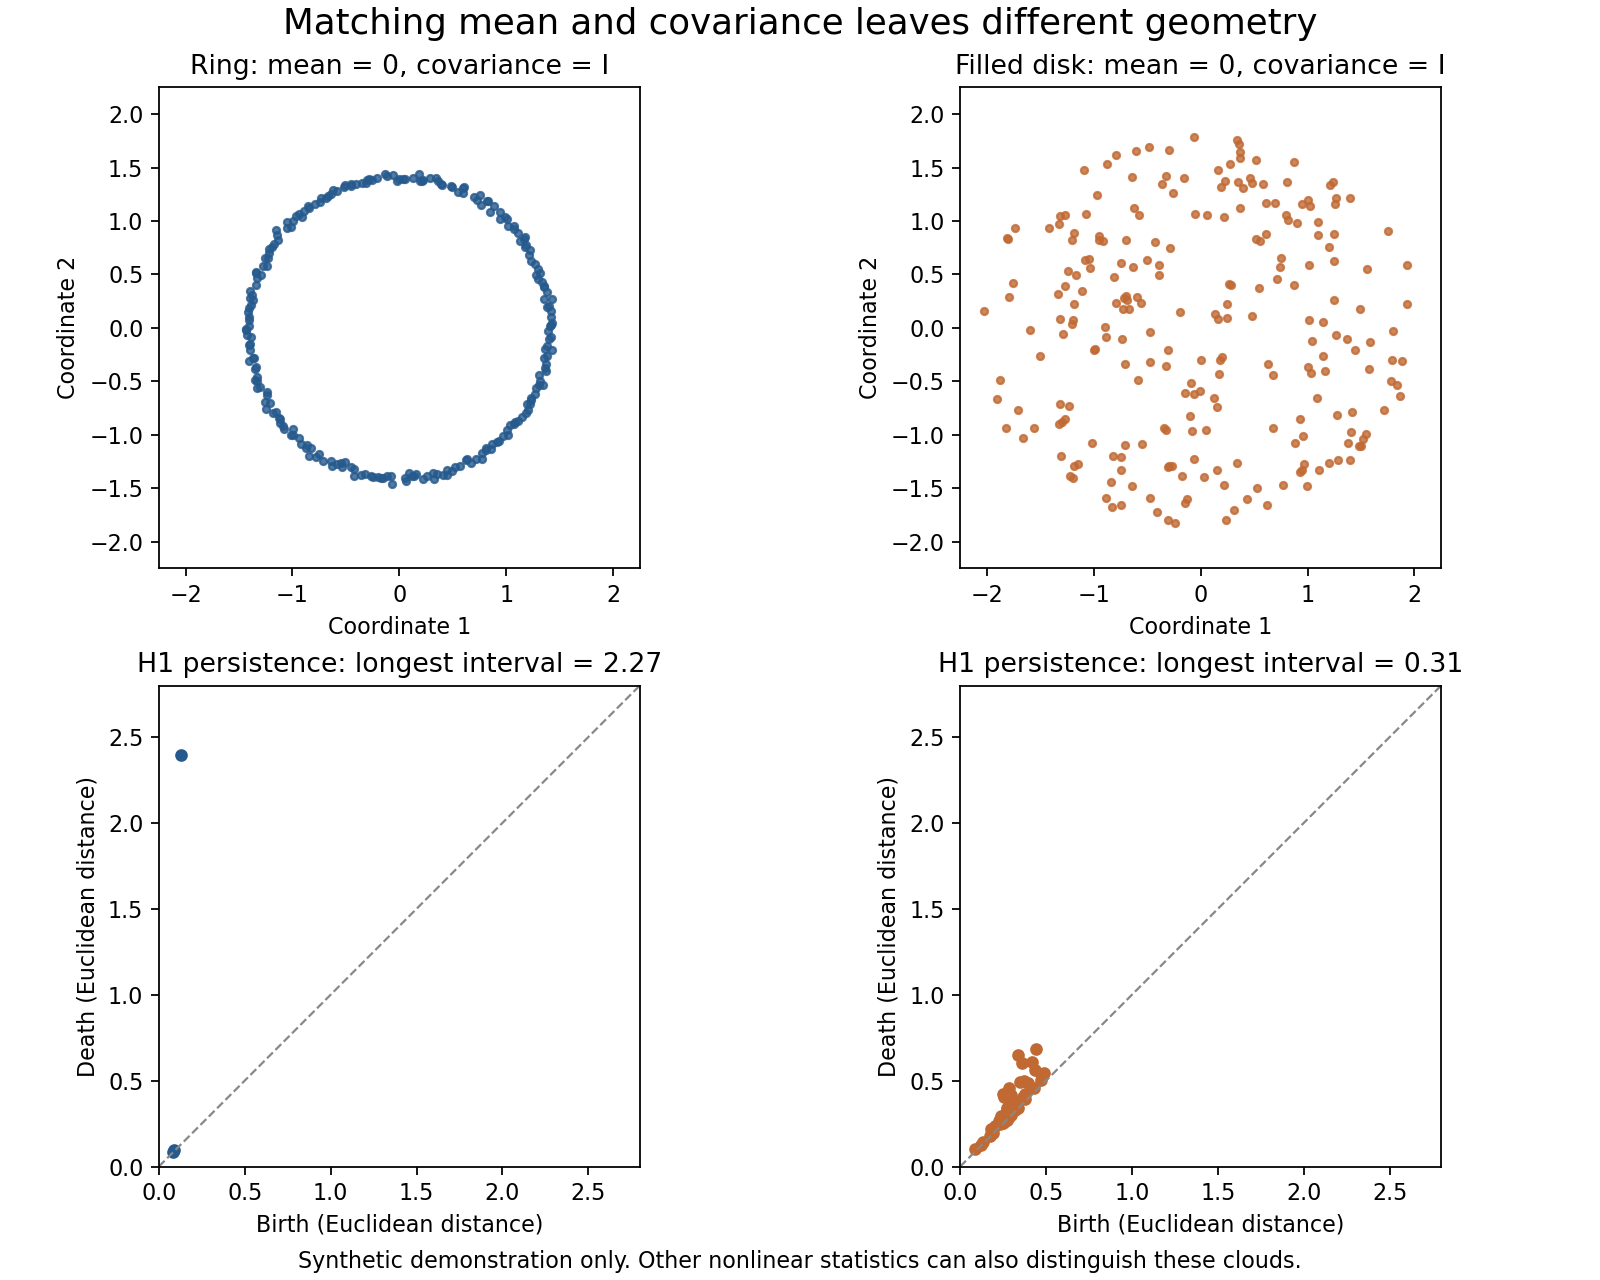

Recreate this plot in Python.
"""Synthetic illustration: equal mean/covariance do not fix point-cloud shape.

This is not financial evidence or a forecasting experiment. Run in conda tda.
"""
from pathlib import Path
import json
import numpy as np
import matplotlib
matplotlib.use("Agg")
import matplotlib.pyplot as plt
from ripser import ripser


def whiten(points):
    centered = points - points.mean(axis=0)
    values, vectors = np.linalg.eigh(np.cov(centered, rowvar=False))
    return centered @ vectors @ np.diag(1 / np.sqrt(values)) @ vectors.T


def main():
    rng = np.random.default_rng(19)
    n = 240
    angle = np.linspace(0, 2 * np.pi, n, endpoint=False)
    ring = np.c_[np.cos(angle), np.sin(angle)] + rng.normal(0, .015, (n, 2))
    disk_angle = rng.uniform(0, 2 * np.pi, n)
    radius = np.sqrt(rng.uniform(0, 1, n))
    disk = np.c_[radius * np.cos(disk_angle), radius * np.sin(disk_angle)]
    clouds = {"Ring": whiten(ring), "Filled disk": whiten(disk)}
    fig, axes = plt.subplots(2, 2, figsize=(10, 8), layout="constrained")
    metrics = {}
    for col, (name, cloud) in enumerate(clouds.items()):
        assert np.allclose(cloud.mean(axis=0), 0, atol=1e-12)
        assert np.allclose(np.cov(cloud, rowvar=False), np.eye(2), atol=1e-12)
        diagram = ripser(cloud, maxdim=1)["dgms"][1]
        axes[0, col].scatter(*cloud.T, s=10, alpha=.8, color=["#265a8d", "#c06933"][col])
        axes[0, col].set(title=name + ": mean = 0, covariance = I",
                         xlim=(-2.25, 2.25), ylim=(-2.25, 2.25), xlabel="Coordinate 1", ylabel="Coordinate 2")
        axes[0, col].set_aspect("equal")
        axes[1, col].scatter(diagram[:, 0], diagram[:, 1], s=22, color=["#265a8d", "#c06933"][col])
        axes[1, col].plot([0, 2.8], [0, 2.8], ls="--", color="#888888", lw=1)
        longest = float(np.max(diagram[:, 1] - diagram[:, 0]))
        axes[1, col].set(title=f"H1 persistence: longest interval = {longest:.2f}",
                         xlabel="Birth (Euclidean distance)", ylabel="Death (Euclidean distance)",
                         xlim=(0, 2.8), ylim=(0, 2.8))
        axes[1, col].set_aspect("equal")
        metrics[name] = {"n": n, "mean": cloud.mean(axis=0).tolist(),
                         "covariance": np.cov(cloud, rowvar=False).tolist(),
                         "longest_H1_interval": longest}
    fig.suptitle("Matching mean and covariance leaves different geometry", fontsize=16)
    fig.supxlabel("Synthetic demonstration only. Other nonlinear statistics can also distinguish these clouds.", fontsize=10)
    out = Path(__file__).parent
    fig.savefig(out / "matched_moments_demo.png", dpi=160)
    (out / "matched_moments_demo.json").write_text(json.dumps(metrics, indent=2) + "\n")
    plt.close(fig)
    print(json.dumps({name: data["longest_H1_interval"] for name, data in metrics.items()}))


if __name__ == "__main__":
    main()
